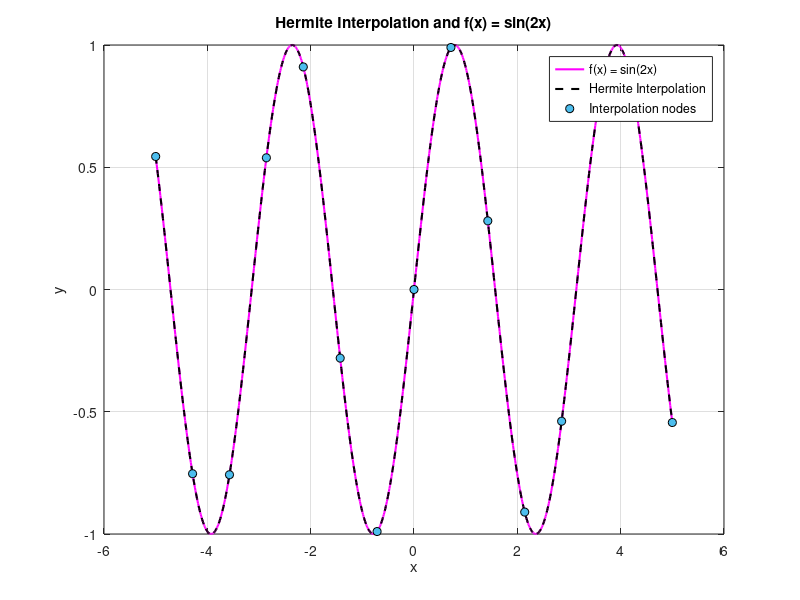

Source code (MATLAB):
f = @(x) sin(2*x);
fd = @(x) 2*cos(2*x); % f derivat

%  15 equidistant nodes
x = linspace(-5, 5, 15);
fx = f(x);
fdx = fd(x);

function H = hermite_eval(x, fx, fdx, t)
    n = length(x);
    z = zeros(1, 2*n);
    Q = zeros(2*n, 2*n);


    for i = 1:n
        z(2*i-1) = x(i);
        z(2*i) = x(i);
        Q(2*i-1, 1) = fx(i);
        Q(2*i, 1) = fx(i);
        Q(2*i, 2) = fdx(i);
        if i ~= 1
            Q(2*i-1, 2) = (Q(2*i-1, 1) - Q(2*i-2, 1)) / (z(2*i-1) - z(2*i-2));
        end
    end

    for j = 3:2*n
        for i = j:2*n
            Q(i,j) = (Q(i,j-1) - Q(i-1,j-1)) / (z(i) - z(i-j+1));
        end
    end

    % evaluarea polinomului in t 
    H = Q(1,1);
    product_term = 1;
    for i = 1:2*n-1
        product_term = product_term * (t - z(i));
        H = H + Q(i+1, i+1) * product_term;
    end
end


% evaluarea pentru multe multe puncte 
xx = linspace(-5, 5, 1000);
yy = arrayfun(@(t) hermite_eval(x, fx, fdx, t), xx);


figure;
plot(xx, f(xx), 'm', 'LineWidth', 1.5); hold on;
plot(xx, yy, 'k--', 'LineWidth', 1.5);
plot(x, fx, 'ko', 'MarkerFaceColor', '#4DBEEE'); 
legend('f(x) = sin(2x)', 'Hermite Interpolation', 'Interpolation nodes');
title('Hermite Interpolation and f(x) = sin(2x)');
xlabel('x'); ylabel('y');
grid on;